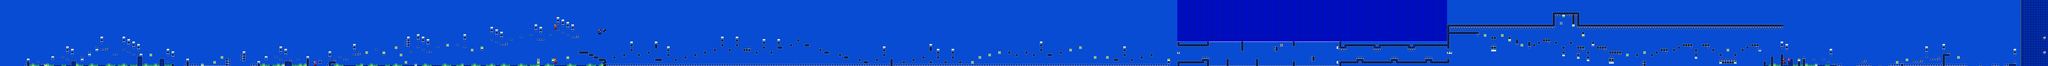

The image is a tile-based game level rendered from a .tmx file. Its description and source (layers, tilesets, objects; grid data summarised) follow:
An orthogonal 835x27 tile map with 16x16 px tiles, 2 tile layers (SP, ...), 2 tilesets.

<map version="1.10" tiledversion="1.11.2" orientation="orthogonal" renderorder="right-down" width="835" height="27" tilewidth="16" tileheight="16" infinite="0" nextlayerid="3" nextobjectid="1">
 <editorsettings>
  <export target="cantletgo.csv" format="csv" />
 </editorsettings>
 <tileset firstgid="1" name="famidash" tilewidth="16" tileheight="16" tilecount="256" columns="16">
  <image source="../../../GRAPHICS/famidash.bmp" width="256" height="256" />
 </tileset>
 <tileset firstgid="257" name="sprites" tilewidth="16" tileheight="16" tilecount="256" columns="16">
  <image source="../../../GRAPHICS/sprites.png" width="256" height="256" />
 </tileset>
 <layer id="1" width="835" height="27" opacity="0.9">
  <data>[22545 cells, 22545 non-empty, 34 distinct tile ids]</data>
 </layer>
 <layer id="2" name="SP" width="835" height="27">
  <data>[22545 cells, 165 non-empty, 28 distinct tile ids]</data>
 </layer>
</map>
